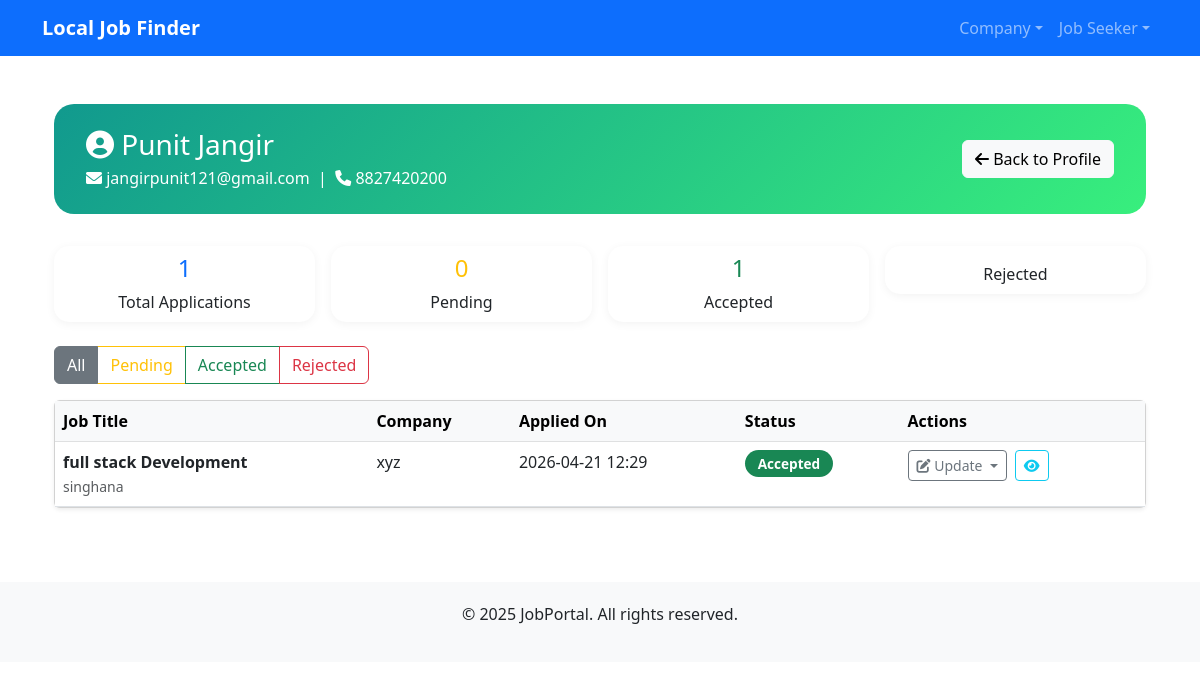
The app's page /candidate-applications/2/ with its own data.
### findjob/models.py (models this page shows, shortened)
class CandidateProfile(models.Model):
    user = models.OneToOneField(User, on_delete=models.CASCADE)
    resume = models.FileField(upload_to='resumes/', blank=True, null=True)
    skills = models.TextField(help_text="Comma-separated skills (e.g., Python, Django, React)")
    experience = models.IntegerField(help_text="Years of experience")
    location = models.CharField(max_length=255, help_text="Current city/location")
    qualification = models.CharField(max_length=255, blank=True, null=True, help_text="Highest qualification (e.g., B.Tech, MCA)")

class User(AbstractUser):
    USER_TYPE_CHOICES = (
        ('company', 'Company'),
        ('candidate', 'Candidate'),
    )
    user_type = models.CharField(max_length=10, choices=USER_TYPE_CHOICES)
    mobile_number = models.CharField(max_length=15, blank=True, null=True)

class Application(models.Model):
    STATUS_CHOICES = (
        ('pending', 'Pending'),
        ('accepted', 'Accepted'),
        ('rejected', 'Rejected'),
    )
    job = models.ForeignKey(Job, on_delete=models.CASCADE)
    candidate = models.ForeignKey(CandidateProfile, on_delete=models.CASCADE)
    cover_letter = models.TextField(blank=True, null=True)
    applied_at = models.DateTimeField(auto_now_add=True)
    status = models.CharField(max_length=20, choices=STATUS_CHOICES, default='pending')

class Job(models.Model):
    JOB_TYPE_CHOICES = (
        ('full_time', 'Full Time'),
        ('part_time', 'Part Time'),
        ('internship', 'Internship'),
    )
    company = models.ForeignKey(CompanyProfile, on_delete=models.CASCADE)
    title = models.CharField(max_length=255)
    description = models.TextField()
    location = models.CharField(max_length=255)
    salary = models.CharField(max_length=100, blank=True, null=True)
    job_type = models.CharField(max_length=50, choices=JOB_TYPE_CHOICES)
    category = models.CharField(max_length=100, blank=True, null=True, help_text="e.g., Customer Support, Python Developer")
    created_at = models.DateTimeField(auto_now_add=True)
    is_active = models.BooleanField(default=True, help_text="Uncheck to hide job from dashboard")

class CompanyProfile(models.Model):
    user = models.OneToOneField(User, on_delete=models.CASCADE)
    company_name = models.CharField(max_length=255)
    website = models.URLField(blank=True, null=True)
    location = models.CharField(max_length=255)
    description = models.TextField()
    logo = models.ImageField(upload_to='company_logos/', blank=True, null=True)
    contact_number = models.CharField(max_length=15, blank=True, null=True, help_text="Company phone number for WhatsApp/call")

### findjob/views.py (the view)
# urls.py: path('candidate-applications/<int:candidate_id>/', candidate_applications, name='candidate-applications'),
def candidate_applications(request, candidate_id):
    from .models import CandidateProfile  # adjust import as needed
    candidate = get_object_or_404(CandidateProfile, id=candidate_id)
    applications = candidate.application_set.all().select_related('job', 'job__company')
    return render(request, 'admin_candidate_applications.html', {
        'candidate': candidate,
        'applications': applications,  # ← This is a QuerySet (iterable)
        'pending_count': applications.filter(status='pending').count(),
        'accepted_count': applications.filter(status='accepted').count(),
    })

### findjob/templates/admin_candidate_applications.html (shortened to what this page needs)
{% extends 'base.html' %}
{% load static %}
{% block content %}
<div class="container py-4">
    <div class="page-header d-flex flex-wrap justify-content-between align-items-center">
        <div>
            <h1 class="h3 mb-1">
                <i class="fas fa-user-circle"></i> {{ candidate.user.get_full_name|default:candidate.user.username }}
            </h1>
            <p class="mb-0">
                <i class="fas fa-envelope"></i> {{ candidate.user.email }} &nbsp;|&nbsp;
                <i class="fas fa-phone"></i> {{ candidate.user.mobile_number|default:"-" }}
            </p>
        </div>
        <div>
            <a href="{% url 'candidate-detail' candidate.id %}" class="btn btn-light">
                <i class="fas fa-arrow-left"></i> Back to Profile
            </a>
        </div>
    </div>
    <div class="row mb-4 g-3">
        <div class="col-md-3">
            <div class="card filter-card text-center p-2">
                <h4 class="text-primary">{{ applications|length }}</h4>
                <p class="mb-0">Total Applications</p>
            </div>
        </div>
        <div class="col-md-3">
            <div class="card filter-card text-center p-2">
                <h4 class="text-warning" id="pendingCount">{{ pending_count }}</h4>
                <p class="mb-0">Pending</p>
            </div>
        </div>
        <div class="col-md-3">
            <div class="card filter-card text-center p-2">
                <h4 class="text-success" id="acceptedCount">{{ accepted_count }}</h4>
                <p class="mb-0">Accepted</p>
            </div>
        </div>
        <div class="col-md-3">
            <div class="card filter-card text-center p-2">
                <p class="mb-0">Rejected</p>
            </div>
        </div>
    </div>
    <div class="mb-3">
        <div class="btn-group" role="group">
            <button class="btn btn-outline-secondary filter-btn active" data-status="all">All</button>
            <button class="btn btn-outline-warning filter-btn" data-status="pending">Pending</button>
            <button class="btn btn-outline-success filter-btn" data-status="accepted">Accepted</button>
            <button class="btn btn-outline-danger filter-btn" data-status="rejected">Rejected</button>
        </div>
    </div>
    <div class="card shadow-sm">
        <div class="card-body p-0">
            <div class="table-responsive">
                <table class="table table-hover mb-0" id="applicationsTable">
                    <thead class="table-light">
                        <tr>
                            <th>Job Title</th>
                            <th>Company</th>
                            <th>Applied On</th>
                            <th>Status</th>
                            <th>Actions</th>
                        </tr>
                    </thead>
                    <tbody>
                        {% for app in applications %}
                        <tr class="application-row" data-status="{{ app.status }}" data-app-id="{{ app.id }}">
                            <td>
                                <strong>{{ app.job.title }}</strong>
                                <br>
                                <small class="text-muted">{{ app.job.location }}</small>
                            </td>
                            <td>{{ app.job.company.company_name }}</td>
                            <td>{{ app.applied_at|date:"Y-m-d H:i" }}</td>
                            <td>
                                <span class="badge status-badge
                                    {% if app.status == 'pending' %}bg-warning text-dark
                                    {% elif app.status == 'accepted' %}bg-success
                                    {% else %}bg-danger{% endif %}">
                                    {{ app.status|title }}
                                </span>
                            </td>
                            <td>
                                <div class="dropdown d-inline-block">
                                    <button class="btn btn-sm btn-outline-secondary dropdown-toggle" type="button" data-bs-toggle="dropdown">
                                        <i class="fas fa-edit"></i> Update
                                    </button>
                                </div>
                                <a href="{% url 'job_detail' app.job.id %}" class="btn btn-sm btn-outline-info ms-1" target="_blank">
                                    <i class="fas fa-eye"></i>
                                </a>
                            </td>
                        </tr>
                        {% endfor %}
                    </tbody>
                </table>
            </div>
        </div>
    </div>
</div>
{% endblock %}

### findjob/templates/base.html (style rules this page uses)
body { font-family: 'Segoe UI', Tahoma, Geneva, Verdana, sans-serif; }

### findjob/templates/admin_candidate_applications.html (style rules this page uses)
.page-header { background: linear-gradient(135deg, #11998e 0%, #38ef7d 100%); color: white; border-radius: 20px; padding: 1.5rem 2rem; margin-bottom: 2rem; }
.status-badge { font-size: 0.85rem; padding: 0.4rem 0.8rem; border-radius: 20px; }
.filter-card { border-radius: 15px; border: none; box-shadow: 0 2px 10px rgba(0,0,0,0.05); transition: transform 0.2s; }

### records on screen
CandidateProfile: user.get_full_name "Punit Jangir", user.email "jangirpunit121@gmail.com", user.mobile_number "8827420200"
Application: job "full stack Development", job.location "singhana", job.company.company_name "xyz", applied_at "2026-04-21 12:29", status "Accepted"

### other values on screen
{{ applications|length }} "1"
{{ pending_count }} "0"
{{ accepted_count }} "1"
